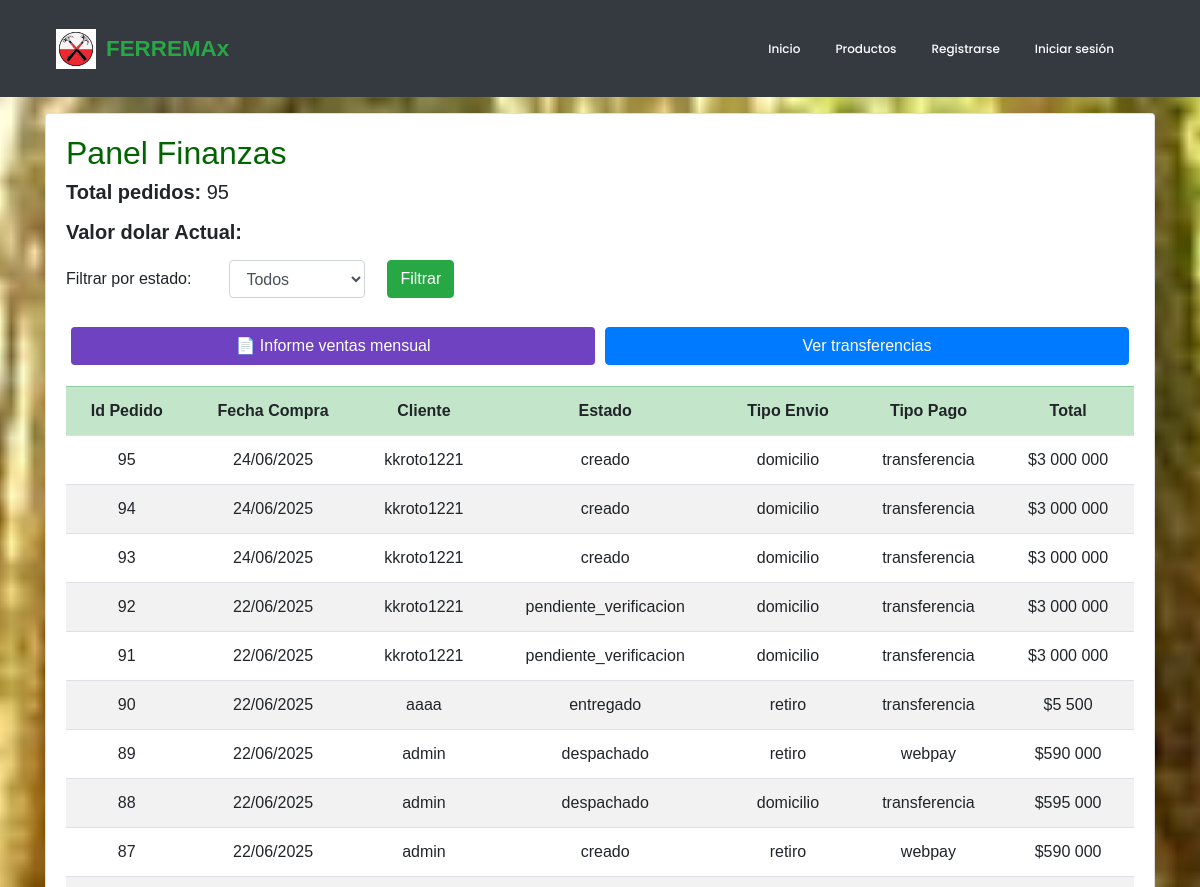
The page /contador/ (upper part) on the database as committed earlier.
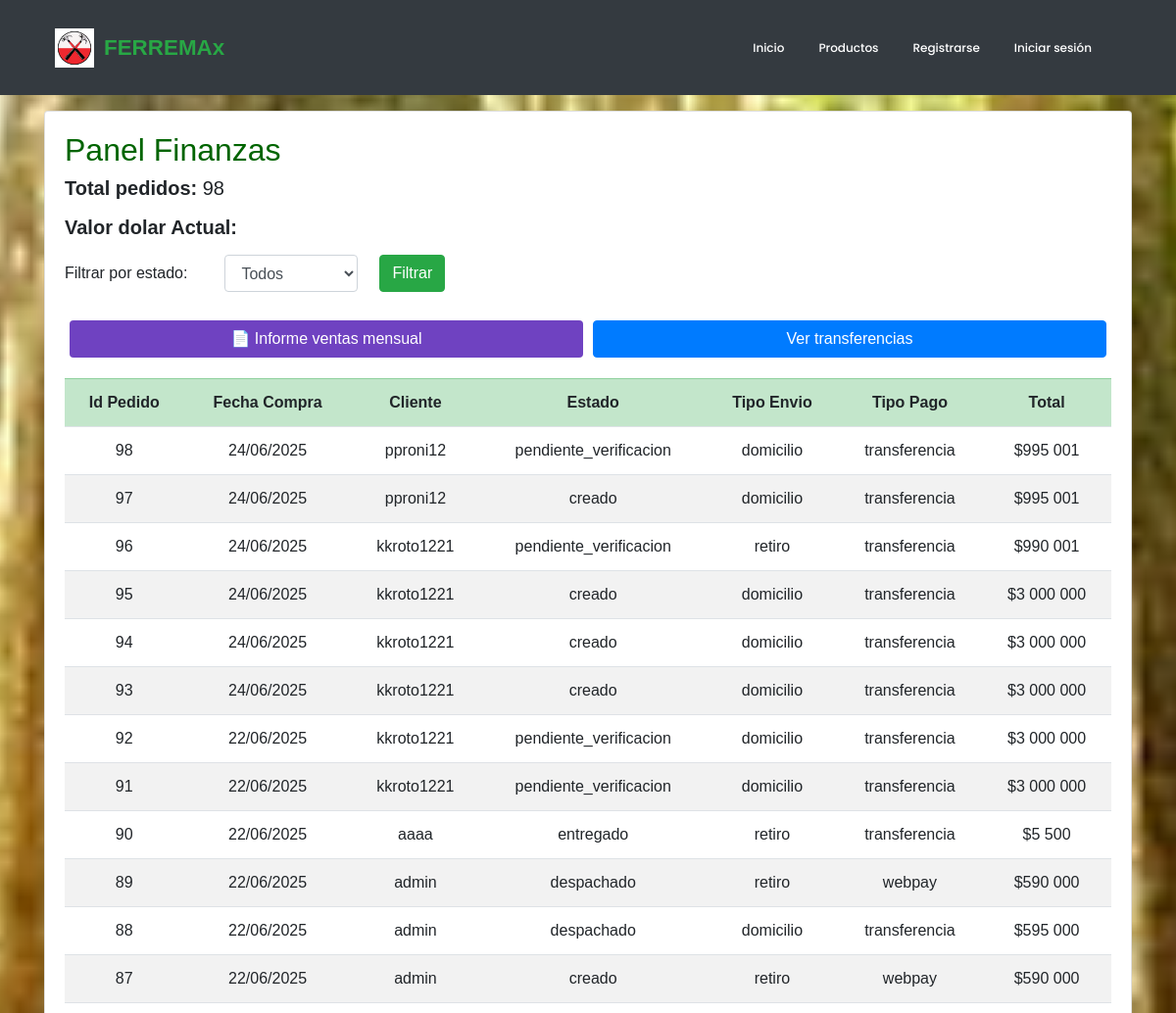
The same page on the database as committed later.
### ferreteria/models.py (models this page shows, shortened)
class Pedido(models.Model):
    id_pedido = models.AutoField(primary_key=True)
    user = models.ForeignKey(User, on_delete=models.CASCADE, default=1)
    fecha_compra = models.DateTimeField(auto_now_add=True)
    ESTADOS_PEDIDO = [
        ('creado', 'Creado'),
        ('pendiente', 'Pendiente'),
        ('pagado', 'Pagado'),
        ('rechazado','Pago Rechazado'),
        ('preparando', 'Preparando orden'),
        ('despachado', 'Despachado'),
        ('entregado', 'Entregado'),
    ]
    estado = models.CharField(max_length=20, choices = ESTADOS_PEDIDO, default='creado')
    OPCIONES_ENVIO = [
        ('retiro', 'Retiro en tienda ($0)'),
        ('domicilio', 'Despacho a domicilio ($5.000)'),
    ]
    tipo_envio = models.CharField(max_length=20, choices=OPCIONES_ENVIO,default='retiro')
    TIPO_PAGO = [
        ('transferencia', 'Transferencia'),
        ('tarjeta', 'Tarjeta'),
    ]
    tipo_pago = models.CharField(max_length=20,choices=TIPO_PAGO,default='transferencia')
    total = models.BigIntegerField()

### ferreteria/views.py (the view)
# urls.py: path('contador/', views.contador_view, name="contador"),
def contador_view(request):
    estado = request.GET.get('estado')
    if estado in ['pagado', 'entregado']:
        pedidos = Pedido.objects.filter(estado=estado).order_by('-fecha_compra')
    else:
        pedidos = Pedido.objects.all().order_by('-fecha_compra')
    total_pedidos = pedidos.count()
    valor_dolar = obtener_valor_dolar()
    return render(request, 'contador.html', {
        'pedido': pedidos,
        'totalPedidos': total_pedidos,
        'estado_actual': estado,
        'valor_dolar': valor_dolar
    })

### ferreteria/context_processor.py (called while the page is built, shortened)
def total_carrito(request):
    total = 0
    return {'total_carrito':int(total)}

### ferreteria/views.py (called while the page is built)
def obtener_valor_dolar():
    user = "es.ibarra@duocuc.cl"
    password = "Uwu7832!"
    siete = bcchapi.Siete(user, password)
    today = datetime.now()
    while True:
        fecha_str = today.strftime("%Y-%m-%d")
        cuadro = siete.cuadro(
            series=["F073.TCO.PRE.Z.D"],
            nombres=["dolar"],
            desde=fecha_str,
            hasta=fecha_str,
            observado={"dolar": "last"}
        )
        if not cuadro.empty:
            valor_dolar = cuadro.iloc[0]["dolar"]
            break
        else:
            today -= timedelta(days=1)
    return valor_dolar

### ferreteria/templates/contador.html (shortened to what this page needs)
{% extends 'base.html' %}
{% load static %}
{% block css %}
<link rel="stylesheet" href="{% static 'css/estilo.css' %}">
{% endblock %}
{% block contenido %}
{% load humanize %}
<div class="container my-3">
    <div class="card mb-3 shadow">
        <div class="card-body">
            <h2 style="color: darkgreen;">Panel Finanzas </h2>
            <h5><strong>Total pedidos: </strong> {{totalPedidos}}</p></h5>
            <h5><strong>Valor dolar Actual: </strong> {{valor_dolar}}</h5>
            <form method="get" class="row g-2 align-items-center mb-4 mt-3">
                <div class="col-auto">
                    <label for="estado" class="col-form-label">Filtrar por estado:</label>
                </div>
                <div class="col-auto">
                    <select name="estado" id="estado" class="form-control mx-2">
                        <option value="">Todos</option>
                    </select>
                </div>
                <div class="col-auto">
                    <button type="submit" class="btn btn-success">Filtrar</button>
                </div>
            </form>
            <div class="d-flex flex-column flex-md-row justify-content-between gap-2 mb-3">
                <a href="{% url 'exportar_informe' %}" class="btn btn-admin btn-informe w-100 w-md-auto" style=" margin: 5px 5px" >📄 Informe ventas mensual</a>
                <a href="{% url 'contadorTrans' %}" class="btn btn-primary w-100 w-md-auto " style=" margin: 5px 5px;" >Ver transferencias</a>
            </div>
            <div class="table-responsive">
                <table class="table table-striped table-hover text-center align-middle">
                    <tr class="table-success">
                        <th>Id Pedido</th>
                        <th>Fecha Compra</th>
                        <th>Cliente</th>
                        <th class="d-none d-md-table-cell">Estado</th>
                        <th class="d-none d-md-table-cell">Tipo Envio</th>
                        <th>Tipo Pago</th>
                        <th>Total</th>
                    </tr>
                    {% for p in pedido %}
                    <tr>
                        <td>{{p.id_pedido}}</td>
                        <td data-label="Fecha">
                            <span class="d-none d-md-inline">{{ p.fecha_compra|date:"d/m/Y" }}</span>
                        </td>
                        <td>{{ p.user }}</td>
                        <td class="d-none d-md-table-cell">{{p.estado}}</td>
                        <td class="d-none d-md-table-cell">{{p.tipo_envio}}</td>
                        <td>{{p.tipo_pago}}</td>
                        <td>${{p.total | intcomma}}</td>
                    </tr>
                    {% endfor %}
                </table>
            </div>
        </div>
    </div>
</div>
{% endblock %}

### ferreteria/templates/base.html (shortened to what this page needs)
<!DOCTYPE html>
<html lang="en">
<head>
    {% load static %}
    <link rel="stylesheet" href="https://cdn.jsdelivr.net/npm/bootstrap@4.5.3/dist/css/bootstrap.min.css">
    {% block css %}{% endblock %}
</head>
<body>
    <header class="bg-dark">
       <nav class="navbar navbar-expand-lg navbar-dark container">
                 <a href="{% url 'index' %}" class="navbar-brand d-flex align-items-center">
                <img src="{% static 'img/logoF.avif' %}" alt="FERREMAx Logo" style="height: 40px; margin-right: 10px;">
                <span class="logo-text" style="font-weight: bold; font-size: 1.4rem; color: #28a745;">FERREMAx</span>
        </a>
           <div class="collapse navbar-collapse" id="navbarContent">
            <ul class="navbar-nav ml-auto">
                {% if not user.is_authenticated %}
                    <li><a href="{% url 'index' %}">Inicio</a></li>
                    <li><a href="{% url 'tienda' %}">Productos</a></li>
                    <li><a href="{% url 'registrar' %}">Registrarse</a></li>
                    <li><a href="{% url 'login' %}">Iniciar sesión</a></li>
                {% elif user.is_authenticated and not user.is_superuser %}
                <li><a href="{% url 'index' %}">Inicio</a></li>
                <li><a href="{% url 'tienda' %}">Productos</a></li>
                <li><a href="{% url 'perfil' %}">Bienvenid@ {{ user.username }}</a></li>
                    <li><a href="{% url 'cerrar' %}">Cerrar sesión</a></li>
                {% endif %}
            </ul>
        </nav>
    </header>
<div class="container-fluid p-0">
    {% block contenido %}
    {% endblock %}
</div>
    </body>
    </html>

### ferreteria/static/css/estilo.css (style rules this page uses)
* { margin: 0; padding: 0; box-sizing: border-box; font-family: sans-serif; }
body { font-family: "Poppins", sans-serif; background: url(../img/foto2.jpg) no-repeat center center fixed; background-size: cover; background-position: center; width: 100%; }
header { width: 100%; max-width: 1200px; margin: auto; padding: 0 15px; height: auto; }
header .navbar ul { float: right; margin-right: 20px; }
header .navbar ul li { display: inline-block; line-height: 80px; margin: 0 5px; }
header .navbar a { color: #fff; margin-right: 5px; padding: 5px 10px; font-family: "Poppins", sans-serif; font-size: 12px; transition: 0.3s; font-weight: 500; text-decoration: none; }
.btn-informe { background-color: #6f42c1; color: white; }

Rows that differ between the two databases and show on the page:
added Pedido: id_pedido "98", fecha_compra "24/06/2025", user "pproni12", estado "pendiente_verificacion", tipo_envio "domicilio", tipo_pago "transferencia", total "995 001"
added Pedido: id_pedido "97", fecha_compra "24/06/2025", user "pproni12", estado "creado", tipo_envio "domicilio", tipo_pago "transferencia", total "995 001"
added Pedido: id_pedido "96", fecha_compra "24/06/2025", user "kkroto1221", estado "pendiente_verificacion", tipo_envio "retiro", tipo_pago "transferencia", total "990 001"
Other text that changed with them:
{{ totalPedidos }}: "95" → "98"
